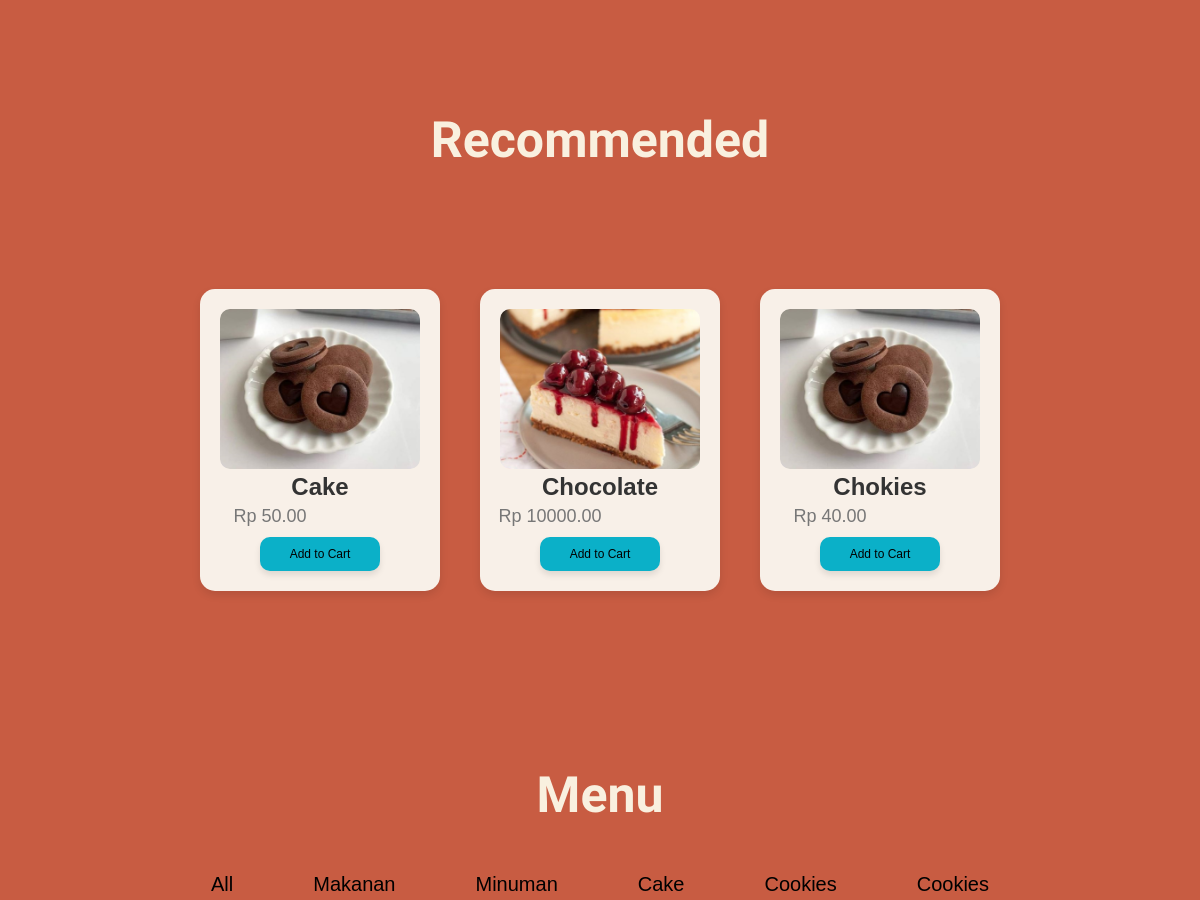
The app's page / (middle part), older data.
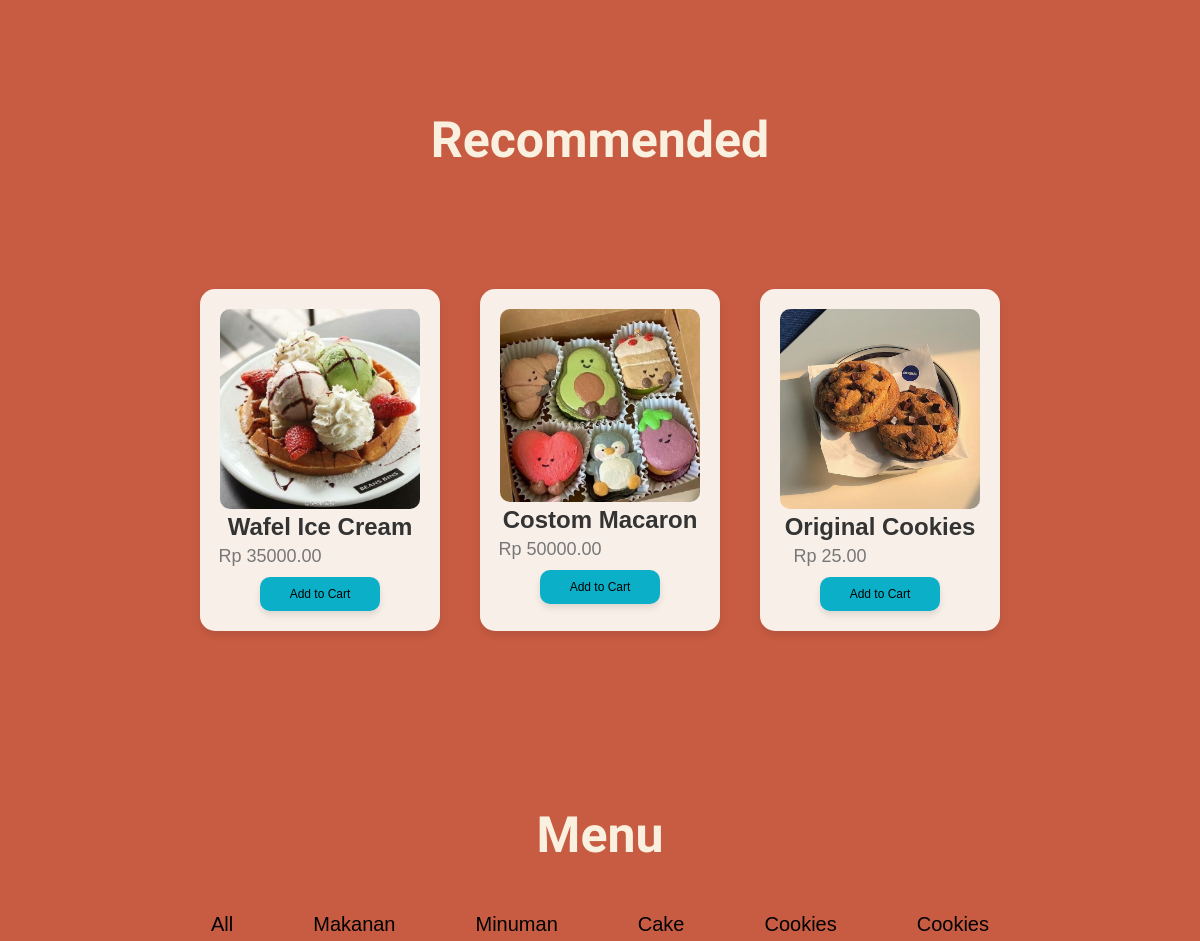
The same page, newer data.
### webku/models.py (models this page shows, shortened)
class Makanan(models.Model):
    nama_menu = models.CharField(max_length=100)
    harga = models.DecimalField(max_digits=10, decimal_places=2)
    gambar = models.ImageField(upload_to='makanan_images/')

### webku/views.py (the view)
# urls.py: path('', views.home_page, name='home'),
def home_page(request):
    makanan_list = Makanan.objects.all()  # Ambil semua data makanan dari database
    makanan2_list = makanan2.objects.all()
    context = {
        'makanan_list': makanan_list,
        'makanan2_list': makanan2_list,
    }
    return render(request, 'home.html', context)

### webku/templates/home.html (shortened to what this page needs)
<!DOCTYPE html>
<html lang="en">
{% load static %}
<head>
    <link rel="stylesheet" href="https://cdnjs.cloudflare.com/ajax/libs/font-awesome/6.0.0-beta3/css/all.min.css">
    <link rel="stylesheet" href="{% static 'css/style.css' %}">
    <link href="https://unpkg.com/aos@2.3.1/dist/aos.css" rel="stylesheet">
</head>
<body>
    <div id="category-section" class="section-baru">
        <h4>Recommended</h4>
    </div>
    <div class="makanan-container">
        {% for makanan in makanan_list %}
            <div class="makanan" id="makanan-{{ forloop.counter }}">
                <img src="{{ makanan.gambar.url }}" alt="{{ makanan.nama_menu }}">
                <h1 class="makanan-name">{{ makanan.nama_menu }}</h1>
                <p class="makanan-price">Rp {{ makanan.harga }}</p>
                <button class="btn-add-to-card">Add to Cart</button>
            </div>
        {% endfor %}
    </div>
    <div id="category-section2" class="section2-kedua">
        <h3>Menu</h3>
    </div>
<div id="category-buttons">
    <button onclick="filterCategory('all')">All</button>
    <button onclick="filterCategory('makanan')">Makanan</button>
    <button onclick="filterCategory('minuman')">Minuman</button>
    <button onclick="filterCategory('cake')">Cake</button>
    <button onclick="filterCategory('cookies')">Cookies</button>
    <button onclick="filterCategory('cookies')">Cookies</button>
</div>
</body>
</html>

### webku/static/css/style.css (style rules this page uses)
* { margin: 0; padding: 0; box-sizing: border-box; text-decoration: none; }
body { color: #F1F1F0; margin: auto; font-family: 'Kavoon'; overflow: auto; background-color: #f9f0df; animation: gradient 15s ease infinite; background-size: 400% 400%; background-attachment: fixed; }
html { scroll-behavior: smooth; }
.makanan-container { display: flex; justify-content:center; flex-wrap: wrap; }
.section-baru { text-align: center; font-size: 50px; position: relative; top: 140px; padding-top: 130px; background: #C85C42; height: 730px; }
.makanan { position: relative; text-align: center; background-size: 20px; background-color: #F8F0E8; padding: 20px; border-radius: 15px; box-shadow: 0 4px 8px rgba(0, 0, 0, 0.1); margin: 20px; max-width: 300px; transition: background-color 0.3s ease, box-shadow 0.3s ease; position: relative; top: -310px; color: #000; }
.makanan img { width: 100%; height: auto; max-width: 200px; border-radius: 10px; }
.btn-add-to-card { background-color: #0BB0C8; border: none; color: #000; font-size: 12px; font-family: 'MADE Sunflower', sans-serif; padding: 10px 30px; border-radius: 10px; cursor: pointer; margin-top: 10px; box-shadow: 0 4px 6px rgba(0, 0, 0, 0.1); position: relative; }
.section2-kedua { text-align: center; padding-bottom: 200px; font-size: 50px; position: relative; top: -250px; padding-top: 95px; background-color: #C85C42; height: 752px }
#category-buttons { display: flex; justify-content: center; gap: 80px; margin-top: -20px; margin-bottom: 50px; }
#category-buttons button { background: none; border: none; color: #000; font-size: 20px; font-family: 'MADE Sunflower', sans-serif; cursor: pointer; padding: 0; text-decoration: none; transition: color 0.3s ease; position: relative; top: -780px; }
.section-baru h4 { font-size: 50px; color: #F9F0DF; margin-bottom: 30px; font-weight: bold; position: relative; top: -8px; font-family: 'Karma'; }
.section2-kedua h3 { font-size: 50px; color: #F9F0DF; margin-bottom: 30px; font-weight: bold; }
.makanan-name { font-size: 24px; font-weight: bold; color: #333; margin-bottom: 5px; font-family: 'Arial', sans-serif; }
.makanan-price { font-size: 18px; font-weight: normal; color: #777; margin: 0; font-family: 'Arial', sans-serif; position: relative; left: -50px; }

Row changes from the older to the newer data that the page shows:
removed Makanan: gambar (picture), nama_menu "Cake", harga "50.00"
removed Makanan: gambar (picture), nama_menu "Chocolate", harga "10000.00"
added Makanan: gambar (picture), nama_menu "Wafel Ice Cream", harga "35000.00"
added Makanan: gambar (picture), nama_menu "Costom Macaron", harga "50000.00"
changed Makanan: gambar: a different picture; nama_menu "Chokies" → "Original Cookies"; harga "40.00" → "25.00"
